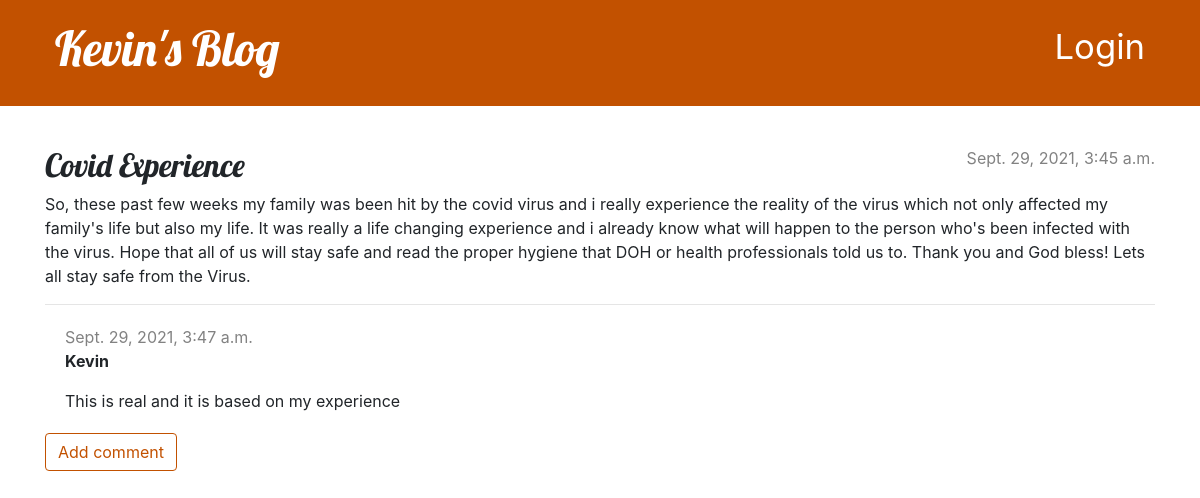
Screenshot of /post/12/ with the database file from the repository.
### blog/models.py (models this page shows, shortened)
class Post(models.Model):
    author = models.ForeignKey(settings.AUTH_USER_MODEL, on_delete=models.CASCADE)
    title = models.CharField(max_length=200)
    text = models.TextField()
    created_date = models.DateTimeField(default=timezone.now)
    published_date = models.DateTimeField(blank=True, null=True)

class Comment(models.Model):
    post = models.ForeignKey('blog.Post', on_delete=models.CASCADE, related_name='comments')
    author = models.CharField(max_length=200)
    text = models.TextField()
    created_date = models.DateTimeField(default=timezone.now)
    approved_comment = models.BooleanField(default=False)

### blog/views.py (the view)
# urls.py: path('post/<int:pk>/', views.post_detail, name='post_detail'),
def post_detail(request, pk):
    post = get_object_or_404(Post, pk=pk)
    return render(request, 'blog/post_detail.html', {'post':post})

### blog/templates/blog/post_detail.html (shortened to what this page needs)
{% extends 'blog/base.html' %}
{% block content %}
    <article class="post">
        {% if post.published_date %}
            <div class="date">
                {{ post.published_date }}
            </div>
        {% else %}
            <a class="btn btn-default" href="{% url 'post_publish' pk=post.pk %}">Publish</a>
        {% endif %}
        <h2>{{ post.title }}</h2>
        <p>{{ post.text|linebreaksbr }}</p>
        <hr>
        {% for comment in post.comments.all %}
    {% if user.is_authenticated or comment.approved_comment %}
        <div class="comment">
            <div class="date">
                {{ comment.created_date }}
            </div>
            <strong>{{ comment.author }}</strong>
            <p>{{ comment.text|linebreaks }}</p>
        </div>
        {% endif %}
    {% empty %}
        <p>No comments here yet :(</p>
    {% endfor %}
        <a class="btn btn-default" href="{% url 'add_comment_to_post' pk=post.pk %}">Add comment</a>
    </article>
{% endblock %}

### blog/templates/blog/base.html (shortened to what this page needs)
{% load static %}
<!DOCTYPE html>
<html>
    <head>
        <link rel="stylesheet" href="https://cdn.jsdelivr.net/npm/bootstrap@4.5.3/dist/css/bootstrap.min.css">
        <link rel="stylesheet" href="{% static 'css/blog.css' %}">
    </head>
    <body>
        <header class="page-header">
          <div class="container">
            {% if user.is_authenticated %}
                <a href="{% url 'post_draft_list' %}" class="top-menu"><span class="glyphicon glyphicon-edit">Drafts</span></a>
                <a href="{% url 'post_new' %}" class="top-menu">
                    {% include './icons/file-earmark-plus.svg' %}
                <p class="top-menu"><small><a href="{% url 'logout' %}">Logout</a></sma/ll></p>
                </a>
            {% else %}
                <a href="{% url 'login' %}" class="top-menu"><span class="glyphicon glyphicon-lock">Login</span></a>
            {% endif %}
              <h1><a href="/">Kevin's Blog</a></h1>
          </div>
        </header>
        <main class="container">
            <div class="row">
                <div class="col">
                {% block content %}
                {% endblock %}
                </div>
            </div>
        </main>
    </body>
</html>

### blog/static/css/blog.css (style rules this page uses)
.page-header { background-color: #C25100; margin-top: 0; margin-bottom: 40px; padding: 20px 20px 20px 40px; }
.page-header h1, .page-header h1 a, .page-header h1 a:visited, .page-header h1 a:active { color: #ffffff; font-size: 36pt; text-decoration: none; }
h1, h2, h3, h4 { font-family: 'Lobster', cursive; }
.date { color: #828282; }
.top-menu, .top-menu:hover, .top-menu:visited { color: #ffffff; float: right; font-size: 26pt; margin-right: 20px; }
.post { margin-bottom: 70px; }
.post > .date, .post > .actions { float: right; }
.btn-default, .btn-default:visited { color: #C25100; background: none; border-color: #C25100; }
.comment { margin: 20px 0px 20px 20px; }

### rows the page displays
Post: published_date "Sept. 29, 2021, 3:45 a.m.", title "Covid Experience", text "So, these past few weeks my family was been hit by the covid virus and i really experience the reality of the virus which not only affected my family's life but also my life. It was really a life changing experience and i already know what will happen to the person who's been infected with the virus. Hope that all of us will stay safe and read the proper hygiene that DOH or health professionals told us to. Thank you and God bless! Lets all stay safe from the Virus."
Comment: created_date "Sept. 29, 2021, 3:47 a.m.", author "Kevin", text "This is real and it is based on my experience"
